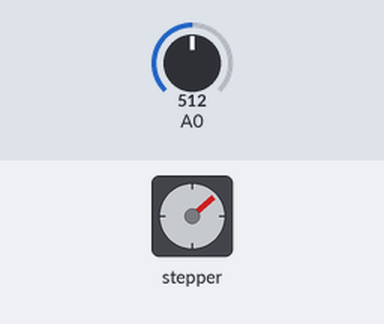
The sketch below on a simulated Arduino Uno, built with avr-gcc and run on an emulated ATmega328P. Parts: stepper motor. The test bench sets the inputs (shaded band); at power-on: A0 = 512. Stepper angles assume 2048 steps per turn; what the sketch prints to the serial monitor is not drawn.

Above: at 1.2 s.
1.3 s: A0 set to 716
At 1.65 s:
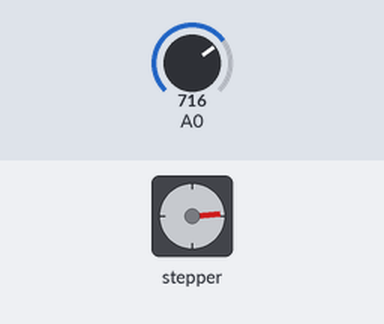
4.3 s: A0 set to 900
At 4.67 s:
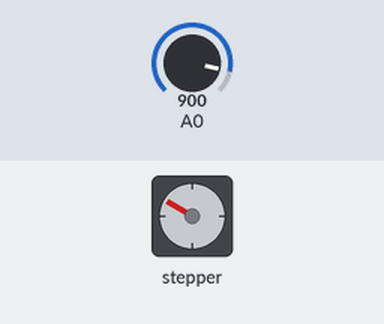
7.3 s: A0 set to 511
At 7.69 s:
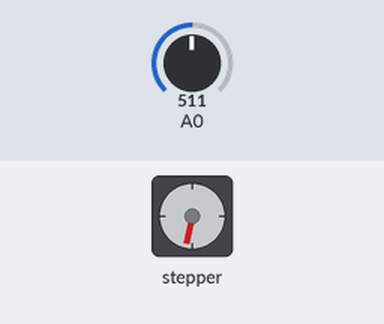
Timing chart, 0 to 16.3 s (numbered marks = the images above; inputs shaded):
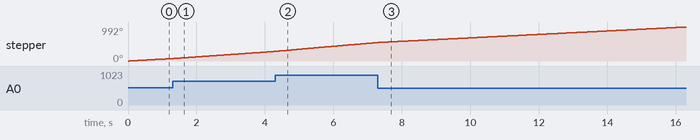

The sketch:

MotorStepper.ino
```cpp
#include <Stepper.h>
const int stepsPerRevolution = 2048;
Stepper myStepper(stepsPerRevolution, 8, 10, 9, 11);
int stepCount = 0;  // numero de pasos el motor a dado

void setup() {
Serial.begin(9600);
}

void loop() {
// Lee el valor del sensor:
int sensorReading = analogRead(A0);
int motorSpeed = map(sensorReading, 0, 1023, 0, 20);
Serial.println(motorSpeed);
if (motorSpeed > 0) {
myStepper.setSpeed(motorSpeed);
myStepper.step(stepsPerRevolution / 1000);
}
}
```
